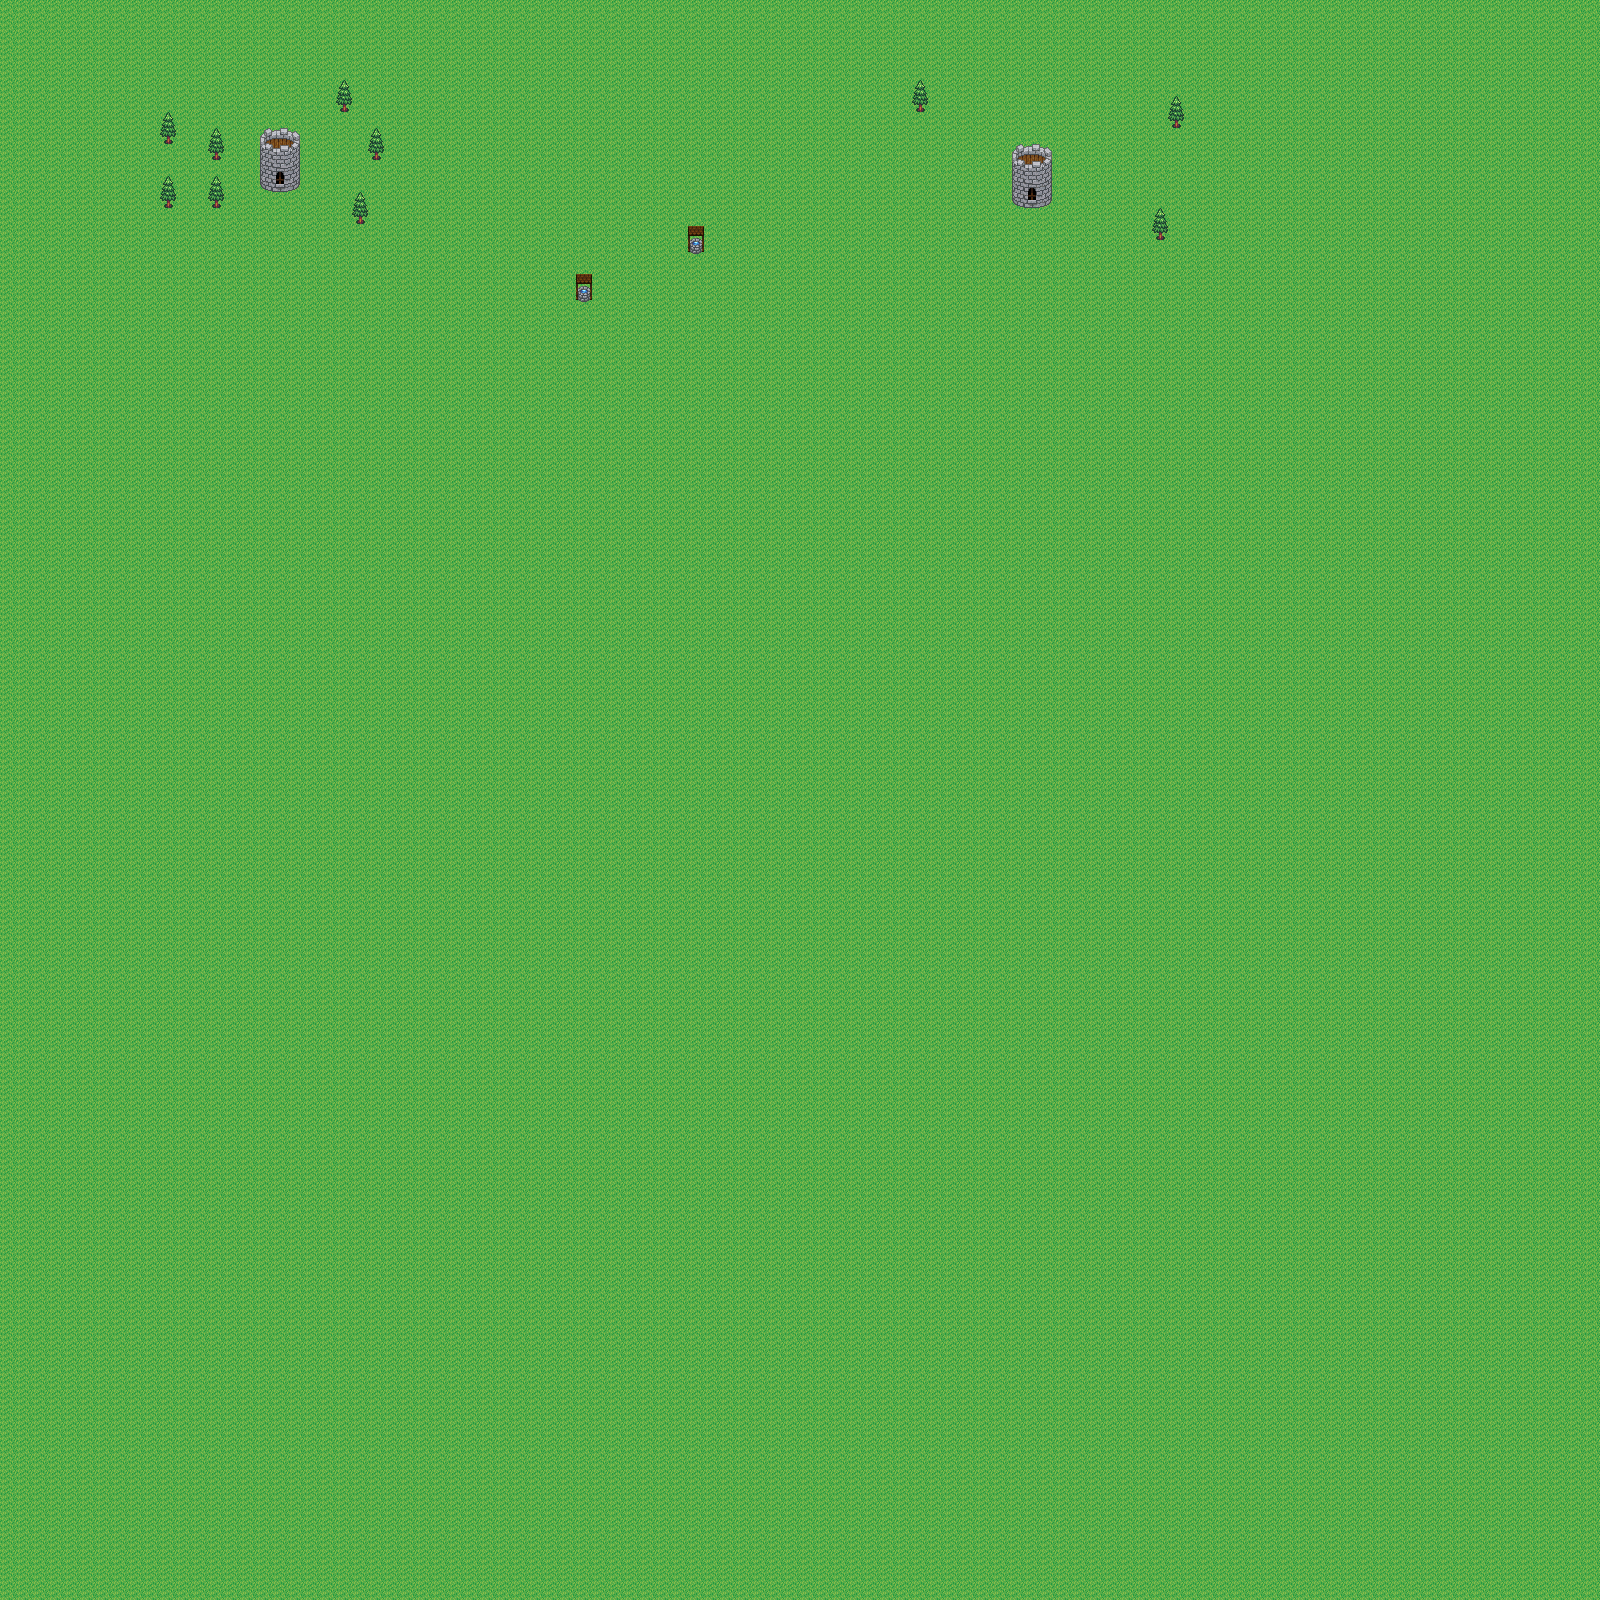

Below is a game level as drawn by its tile map, then a one-line description and the .tmx that defines it (tile-layer data replaced by summaries):
An orthogonal 100x100 tile map with 16x16 px tiles, 2 tile layers (base, items).

<map version="1.4" tiledversion="1.4.3" orientation="orthogonal" renderorder="right-down" width="100" height="100" tilewidth="16" tileheight="16" infinite="0" nextlayerid="3" nextobjectid="1">
 <tileset firstgid="1" name="16oga" tilewidth="16" tileheight="16" tilecount="50" columns="10">
  <image source="16oga.png" width="160" height="80" />
 </tileset>
 <layer id="1" name="base" width="100" height="100">
  <data>[10000 cells, 10000 non-empty, 1 distinct tile ids]</data>
 </layer>
 <layer id="2" name="items" width="100" height="100">
  <data>[10000 cells, 48 non-empty, 16 distinct tile ids]</data>
 </layer>
</map>
